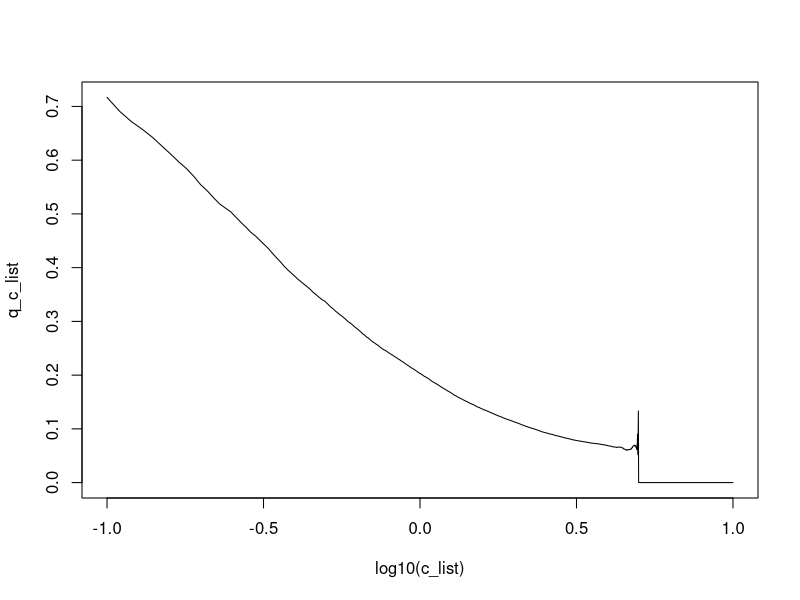
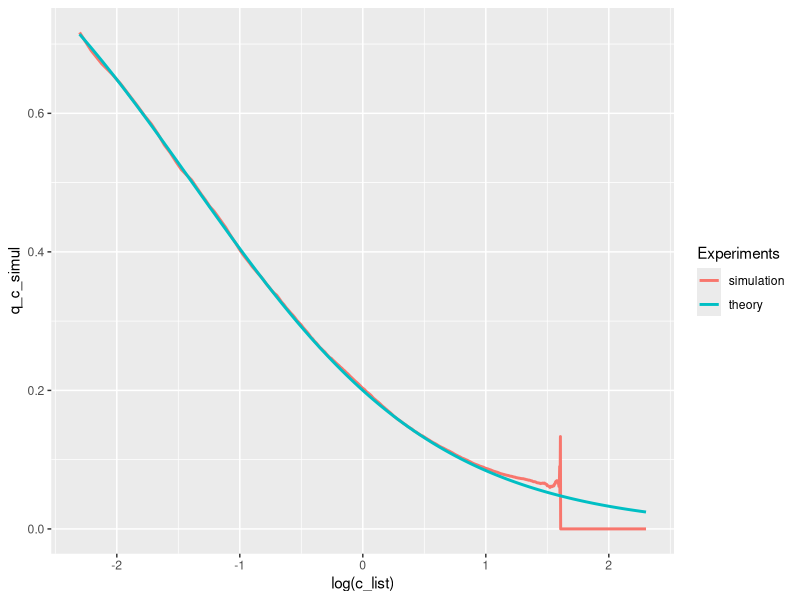
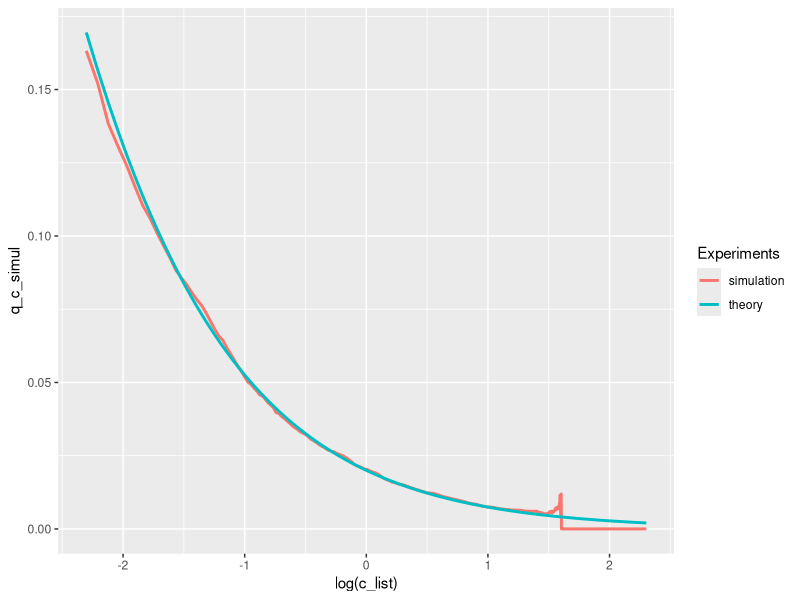

Generate these figures, in order, with R: (Note: this script raises an error after producing the figures.)
## ---- chunk 1
# Simulate the data for the medical screening experiment.
# Variables
# n :number of individuals, p: proportion of individuals with disease.
simulated_data <- function(n,p){
  state = rbinom(n =n, size=1, prob=p)
  diseased = sum(state) # number of diseased people
  normal = n - diseased # number of normal people
  protein_diseased = rgamma(diseased, shape = 2,scale = 1) # sample proteins 'diseased' number of times 
  protein_normal = rgamma(normal, shape = 2, scale = 0.5 ) # sample proteins 'normal' number of times 
  # make a dataframe
  protein_conc = c(protein_diseased,protein_normal)
  states = c(rep(1,diseased), rep(0,normal))
  df = data.frame(protein_conc, states)
  return(df)
} 

## ---- chunk 2
# The function takes the protein concetration as input and return likelihood ratio
LR <- function(protein_conc){
  lr = dgamma(protein_conc,scale = 0.5,shape = 2)/dgamma(protein_conc,scale = 1,shape = 2)
  return(lr)
}
## ---- chunk 3
data = simulated_data(1000000,0.2) # using 1 million data points
num_diseased = sum(data[,2]) # number of people diseased
lr = LR(data[,1]) # compute all likelihood ratios based on simulated protein concentrations
c_list = seq(1/10,10,length=1000)
tolerance = 0.2 # if the LR falls within the range [c - 0.2|c|, c + 0.2|c|] then, it's considered "near c"
# for each c, compute q_c
q_c_list = rep(0,length(c_list))
for (i in 1:length(c_list)){
  c = c_list[i]
  #print(c)
  near_c_range = c(c-tolerance*abs(c),c+tolerance*abs(c))
  #print(near_c_range)
  near_c = lr > near_c_range[1] & lr < near_c_range[2] # True if near c
  #print(near_c)
  near_c_and_diseased = sum(near_c[1:num_diseased])
  #print(near_c_and_diseased)
  # To avoid this computation producing NaN values, when near_c is 0 we conclude q_c = 0.
  if (sum(near_c)==0){
    q_c = 0
  }
  if (sum(near_c)!=0){
    q_c = near_c_and_diseased/sum(near_c)
  }
  #print(q_c)
  q_c_list[i] = q_c
}
## ---- chunk 4
plot(log10(c_list),q_c_list,type = 'l')
## ---- chunk 5
# Theoretical q_c
q_c_theory <-function(c){
  q_c = 0.2/(0.8*c+0.2)
  return(q_c)
}

# Gather simulated data and theoretical values in one dataframe.

q_c_simul = q_c_list
q_c_thry = q_c_theory(c_list)
df_qc = data.frame(q_c_simul, q_c_thry)

# Plot simulated and theoretical values on the same panel
library(ggplot2)
ggplot() + 
  geom_line(data=df_qc, aes(y=q_c_simul, x=log(c_list), color = "darkred"), size=1) + 
  geom_line(data=df_qc, aes(y=q_c_thry, x=log(c_list), color = "steelblue"), size=1) +
  scale_colour_discrete(name = 'Experiments', labels = c("simulation", "theory"))
## ---- chunk 6
data2 = simulated_data(1000000,0.02) # Using 1 million datapoints
num_diseased = sum(data2[,2]) # number of people diseased
lr = LR(data2[,1]) # compute all likelihood ratios based on simulated protein concentrations
c_list = seq(1/10,10,length=1000)
tolerance = 0.2
q_c_list = rep(0,length(c_list))
for (i in 1:length(c_list)){
  c = c_list[i]
  near_c_range = c(c-tolerance*abs(c),c+tolerance*abs(c))
  near_c = lr > near_c_range[1] & lr < near_c_range[2] # True if near c
  near_c_and_diseased = sum(near_c[1:num_diseased])
  # To avoid this computation producing NaN values, when near_c is 0 we conclude q_c = 0.
  if (sum(near_c)==0){
    q_c = 0
  }
  if (sum(near_c)!=0){
    q_c = near_c_and_diseased/sum(near_c)
  }
  q_c_list[i] = q_c
}

q_c_theory2 <-function(c){
  q_c = 0.02/(0.98*c+0.02)
  return(q_c)
}

# Gather simulated data and theoretical values in one dataframe.

q_c_simul = q_c_list
q_c_thry = q_c_theory2(c_list)
df_qc = data.frame(q_c_simul, q_c_thry)

# Plot simulated and theoretical values on the same panel
library(ggplot2)
ggplot() + 
  geom_line(data=df_qc, aes(y=q_c_simul, x=log(c_list), color = "darkred"), size=1) + 
  geom_line(data=df_qc, aes(y=q_c_thry, x=log(c_list), color = "steelblue"), size=1) +
  scale_colour_discrete(name = 'Experiments', labels = c("simulation", "theory"))
## ---- chunk 7
# Point estimates
shape = 12; scale = 1/9
## Mean
mean = shape*scale
## Median
median = qgamma(0.5,shape=12,scale=1/9)
print(paste("mean of the gamma distribution is ", mean))
print(paste("median of the gamma distribution is ", median))
## ---- chunk 8
lower_bound = qgamma(0.05,shape=12,scale=1/9)
upper_bound = qgamma(0.95,shape=12,scale=1/9)
lower_bound
upper_bound
## ---- chunk 9
print(paste("The 90% credible interval is: "),lower_bound)
q = seq(0,10,length=100)
plot(q,dgamma(q,shape=12,scale=1/9),type = 'l')
